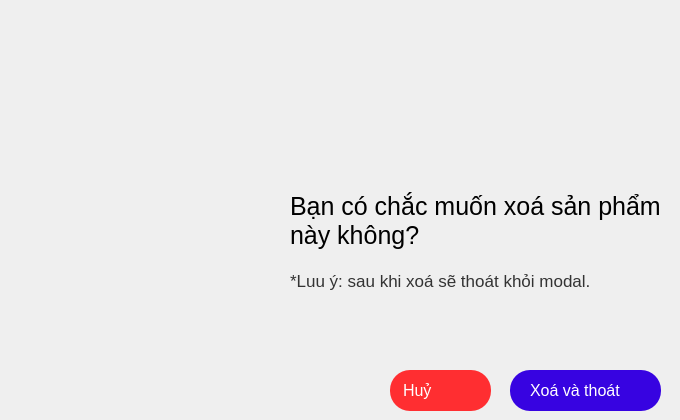
      <widget class="QWidget" name="tab">
       <attribute name="title">
        <string>Xoá sản phẩm</string>
       </attribute>
       <widget class="QLabel" name="nameLabel_3">
        <property name="geometry">
         <rect>
          <x>290</x>
          <y>160</y>
          <width>381</width>
          <height>121</height>
         </rect>
        </property>
        <property name="font">
         <font>
          <pointsize>19</pointsize>
          <fontweight>DemiBold</fontweight>
         </font>
        </property>
        <property name="styleSheet">
         <string notr="true">color: black;</string>
        </property>
        <property name="text">
         <string>Bạn có chắc muốn xoá sản phẩm
này không?</string>
        </property>
       </widget>
       <widget class="QPushButton" name="updateBtn_2">
        <property name="geometry">
         <rect>
          <x>510</x>
          <y>370</y>
          <width>151</width>
          <height>41</height>
         </rect>
        </property>
        <property name="font">
         <font>
          <pointsize>12</pointsize>
          <bold>false</bold>
         </font>
        </property>
        <property name="cursor">
         <cursorShape>PointingHandCursor</cursorShape>
        </property>
        <property name="styleSheet">
         <string notr="true">border-radius: 20px;
background-color: #f7f7f7;
border:none;
background-color: rgb(55, 3, 225);
text-align: left;
padding-left: 20px;
padding-right: 5px;
color: #fff;</string>
        </property>
        <property name="text">
         <string>Xoá và thoát</string>
        </property>
        <property name="icon">
         <iconset resource="resourse.qrc">
          <normaloff>:/new/img/img/confirm.png</normaloff>:/new/img/img/confirm.png</iconset>
        </property>
        <property name="iconSize">
         <size>
          <width>23</width>
          <height>23</height>
         </size>
        </property>
       </widget>
       <widget class="QPushButton" name="cancelBtn_3">
        <property name="geometry">
         <rect>
          <x>390</x>
          <y>370</y>
          <width>101</width>
          <height>41</height>
         </rect>
        </property>
        <property name="font">
         <font>
          <pointsize>12</pointsize>
          <bold>false</bold>
         </font>
        </property>
        <property name="cursor">
         <cursorShape>PointingHandCursor</cursorShape>
        </property>
        <property name="styleSheet">
         <string notr="true">border-radius: 20px;
background-color:rgb(255, 46, 49);
border:none;
padding-left: 13px;
text-align: left;

color: #fff;</string>
        </property>
        <property name="text">
         <string>Huỷ</string>
        </property>
        <property name="icon">
         <iconset resource="resourse.qrc">
          <normaloff>:/new/img/img/cancel.png</normaloff>:/new/img/img/cancel.png</iconset>
        </property>
        <property name="iconSize">
         <size>
          <width>26</width>
          <height>26</height>
         </size>
        </property>
       </widget>
       <widget class="QLabel" name="nameLabel_4">
        <property name="geometry">
         <rect>
          <x>290</x>
          <y>260</y>
          <width>361</width>
          <height>41</height>
         </rect>
        </property>
        <property name="font">
         <font>
          <pointsize>13</pointsize>
          <fontweight>DemiBold</fontweight>
         </font>
        </property>
        <property name="styleSheet">
         <string notr="true">color: #333;</string>
        </property>
        <property name="text">
         <string>*Luu ý: sau khi xoá sẽ thoát khỏi modal.</string>
        </property>
       </widget>
      </widget>
